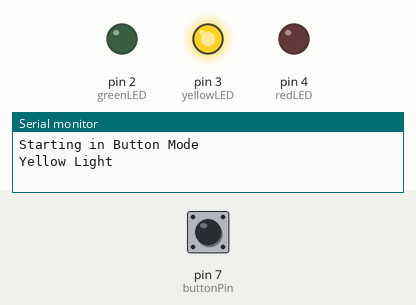
The sketch below on a simulated Arduino Uno, built with avr-gcc and run on an emulated ATmega328P. On the bench: output pins drawn as LEDs (lit = HIGH), the last lines printed to the serial monitor. The test bench sets the inputs (shaded band); at power-on: pin 7 (buttonPin) HIGH. Random numbers use the default seed unless the sketch sets one.

Above: at 1.2 s.
1.3 s: pin 7 (buttonPin) pulled LOW for 0.15 s
At 2.6 s:
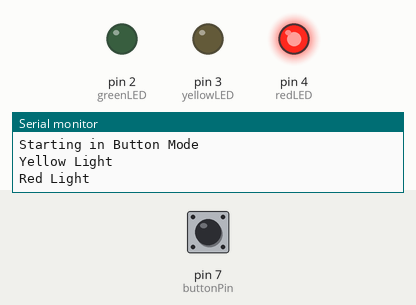
2.9 s: pin 7 (buttonPin) pulled LOW for 1 s
At 4.2 s:
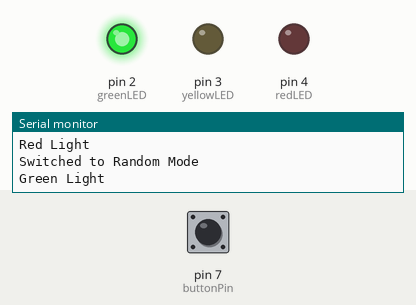
Timing chart, 0 to 12.9 s (numbered marks = the images above; inputs shaded):
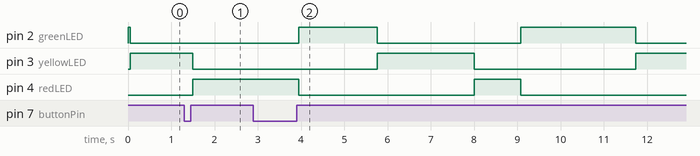

Measured:
- after the input at 1.3 s, pin 3 (yellowLED): HIGH → LOW after 0.20 s; pin 4 (redLED): LOW → HIGH after 0.20 s
- after the input at 2.9 s, pin 2 (greenLED): LOW → HIGH after 1.1 s, → LOW 1.8 s later, → HIGH 3.3 s later, → LOW 2.7 s later; pin 3 (yellowLED): LOW → HIGH after 2.9 s, → LOW 2.2 s later, → HIGH 3.7 s later; pin 4 (redLED): HIGH → LOW after 1.1 s, → HIGH 4.1 s later, → LOW 1.1 s later

The sketch:

red-yellow-green_light_game.ino
```cpp
// Define pin numbers for the LEDs and button
const int greenLED = 2;
const int yellowLED = 3;
const int redLED = 4;
const int buttonPin = 7;

// Define delay times (in milliseconds)
const int debounceDelay = 50;  // Debounce time for button
const int longPressTime = 1000;  // Time to detect a long press

// Variables to keep track of button and LED states
int currentLED = greenLED;
int lastButtonState = HIGH;
int buttonState;
unsigned long lastDebounceTime = 0;
unsigned long buttonPressStartTime = 0;

// Mode variables
bool isButtonMode = true;  // Start in button mode
unsigned long lastRandomChange = 0;
int randomChangeInterval = 0;

void setup() {
  pinMode(greenLED, OUTPUT);
  pinMode(yellowLED, OUTPUT);
  pinMode(redLED, OUTPUT);
  pinMode(buttonPin, INPUT_PULLUP);
  digitalWrite(currentLED, HIGH);
  Serial.begin(9600);
  Serial.println("Starting in Button Mode");
}

void loop() {
  int reading = digitalRead(buttonPin);

  if (reading != lastButtonState) {
    lastDebounceTime = millis();
  }

  if ((millis() - lastDebounceTime) > debounceDelay) {
    if (reading != buttonState) {
      buttonState = reading;

      if (buttonState == LOW) {
        buttonPressStartTime = millis();
      } else {
        long pressDuration = millis() - buttonPressStartTime;
        if (pressDuration > longPressTime) {
          // Long press detected, switch modes
          isButtonMode = !isButtonMode;
          Serial.println(isButtonMode ? "Switched to Button Mode" : "Switched to Random Mode");
        } else if (isButtonMode) {
          // Short press in button mode, change light
          changeLight();
        }
      }
    }
  }

  if (!isButtonMode && (millis() - lastRandomChange > randomChangeInterval)) {
    changeLight();
    randomChangeInterval = random(1000, 3000);  // Random interval between 1 and 5 seconds
    lastRandomChange = millis();
  }

  lastButtonState = reading;
}

void changeLight() {
  digitalWrite(currentLED, LOW);
  if (currentLED == greenLED) {
    currentLED = yellowLED;
    Serial.println("Yellow Light");
  } else if (currentLED == yellowLED) {
    currentLED = redLED;
    Serial.println("Red Light");
  } else {
    currentLED = greenLED;
    Serial.println("Green Light");
  }
  digitalWrite(currentLED, HIGH);
}
```
